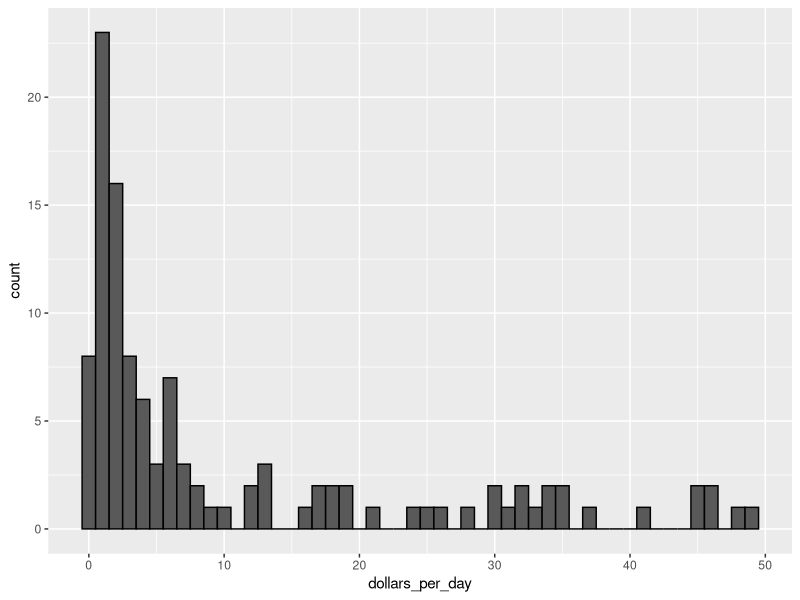
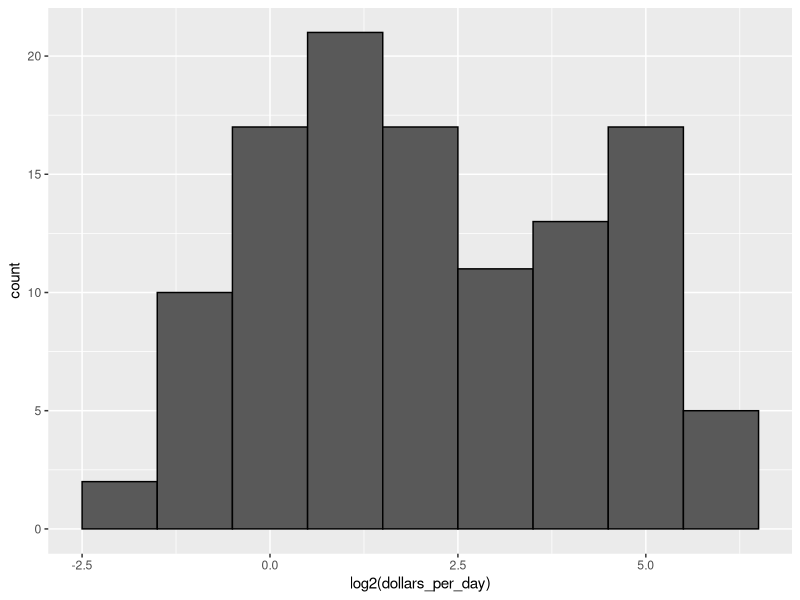
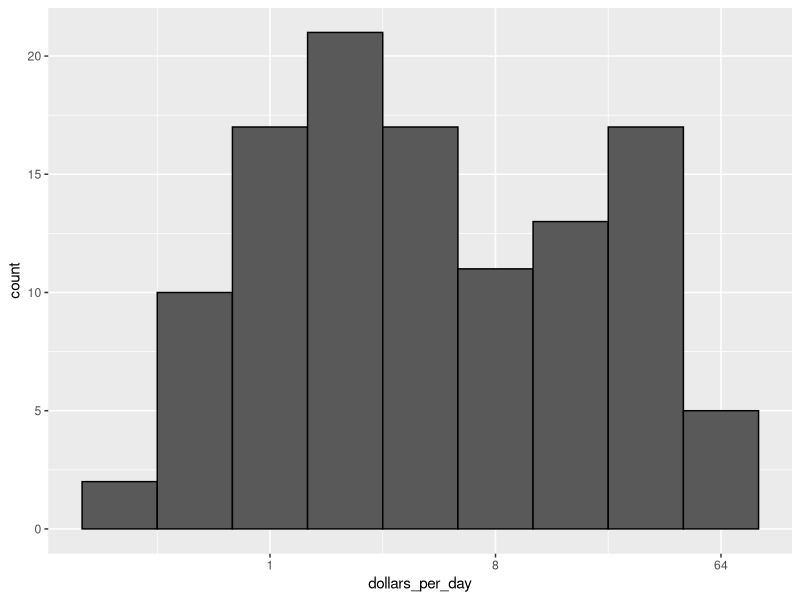
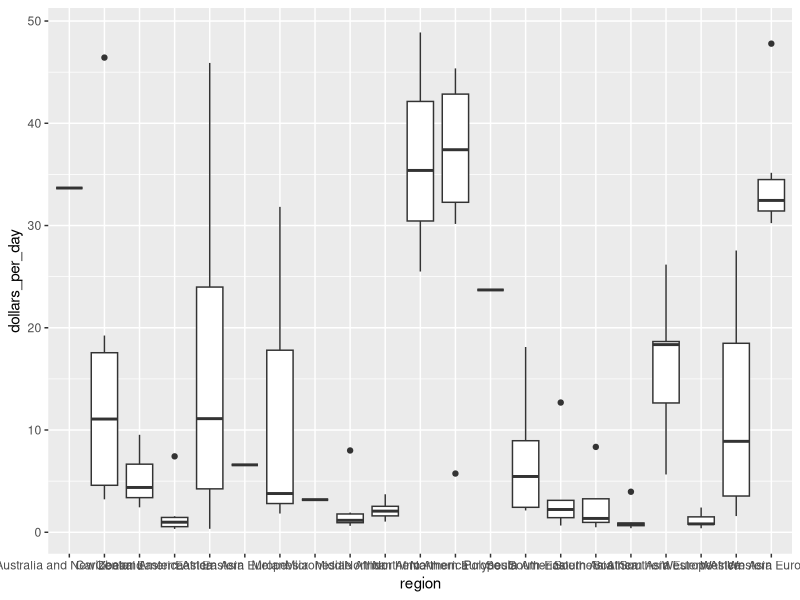
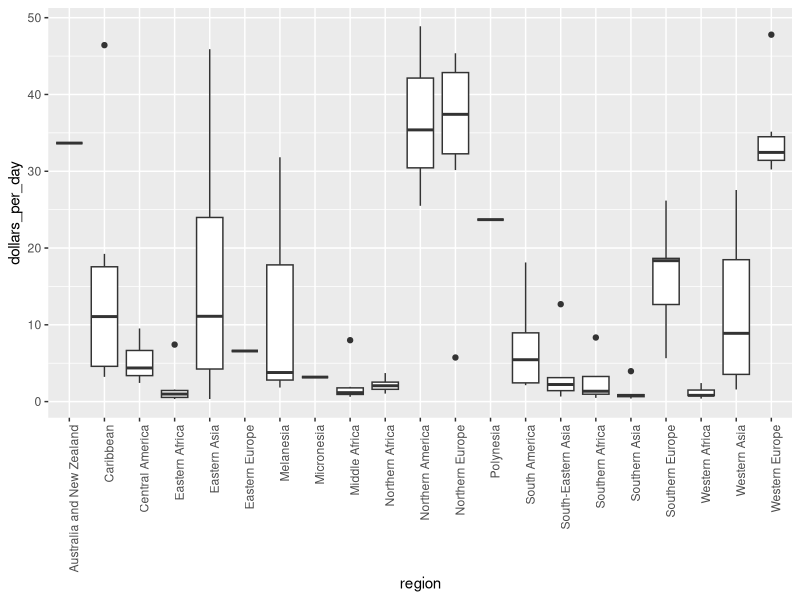
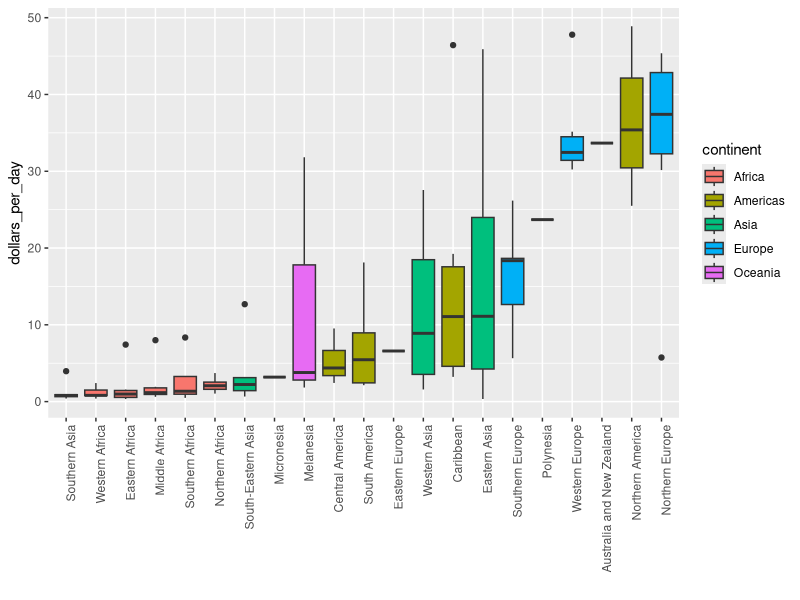
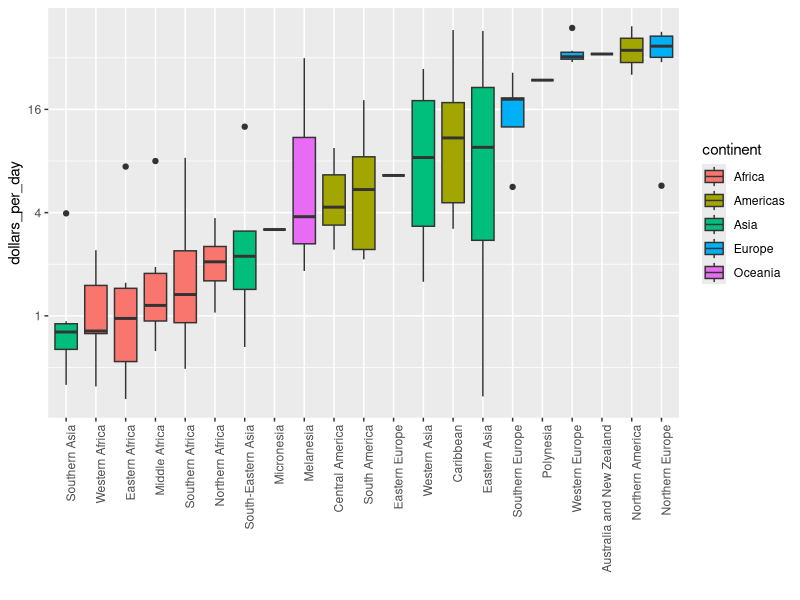
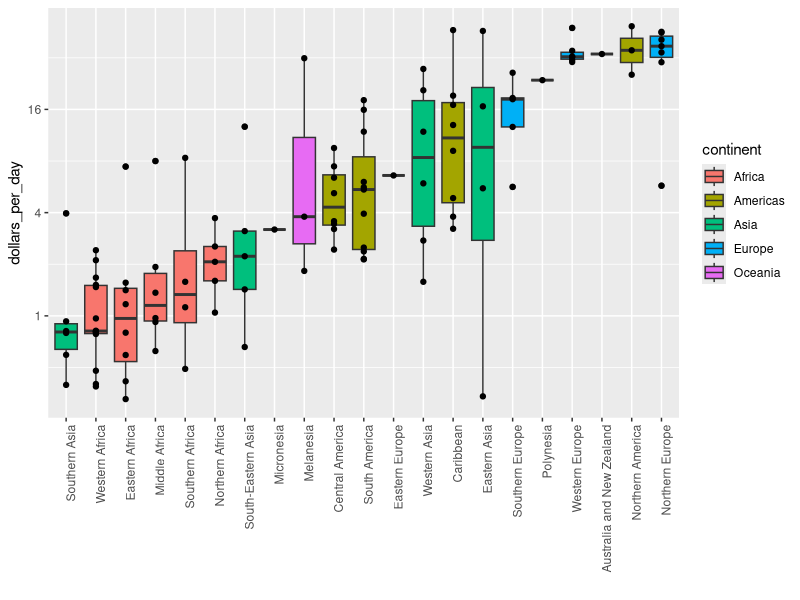

Generate these figures, in order, with R:
library(dslabs)
library(tidyverse)
data(gapminder)
head(gapminder)

#transformations 4.2
#add dolars per day variable
gapminder <- gapminder %>%
  mutate(dollars_per_day = gdp/population/365)

#histogram of dollar per day
past_year <- 1970
gapminder %>%
  filter(year == past_year & !is.na(gdp)) %>%
  ggplot(aes(dollars_per_day)) +
  geom_histogram(binwidth =1 , color = "black")

#repeat histogram with log2 scaled data
gapminder %>%
  filter(year == past_year & !is.na(gdp)) %>%
  ggplot(aes(log2(dollars_per_day))) +
  geom_histogram(binwidth = 1, col= "black")

#repeat histogram with log2 scaled x-axis
gapminder %>%
  filter(year == past_year & !is.na(gdp)) %>%
  ggplot(aes(dollars_per_day)) +
  geom_histogram(binwidth = 1, color = "black") +
  scale_x_continuous(trans = "log2")

#Boxplot of GDP by region
#add dolars oer day variable 
gapminder <- gapminder %>%
  mutate(dollars_per_day = gdp/population/365)

#number of regions
length(levels(gapminder$region))

#boxplot of GDp by region in 1970 
p <- gapminder %>%
  filter(year == past_year & !is.na(gdp)) %>%
  ggplot(aes(region, dollars_per_day))
p +  geom_boxplot()

#rotate names on x-axis
p + geom_boxplot() +
  theme(axis.text.x = element_text(angle = 90, hjust= 1))

#the reorder function
#by default factor order is alphabetical
fac <- factor(c("Asia", "Asia", "West", "West", "West"))
levels(fac)

#reorder factor by the category names
value <- c(10, 11, 12, 6, 4)
fac <- reorder (fac, value, FUN = mean)
levels (fac)

#Enhanced boxplot ordered  by median income, scaled and showing data
#reorder using the median income and color by continent
p <- gapminder %>% 
  filter(year == past_year & !is.na(gdp)) %>%
  mutate(region = reorder(region, dollars_per_day, FUN = median)) %>% #reorder
  ggplot(aes(region, dollars_per_day, fill = continent)) + #color by continent
  geom_boxplot() +
  theme(axis.text.x = element_text(angle = 90, hjust = 1)) +
  xlab("")
p

#log2 scale y-axis
p + scale_y_continuous(trans = "log2")

#add data points
p + scale_y_continuous(trans = "log2") + geom_point(show.legend = FALSE)


#Histogram of income in West versus developing world 
#dollars per day and past year already defined
gapminder <- gapminder %>%
  mutate(dollars_per_day = gdp/population/365)
past_year <- 1970
#define Western countries 
west <- c("Western Europe", "northern Europe", "Southern Europe", "Northern America", "Australia and New Zealand")

#facet by West vs dveloping countries
gapminder %>%
  filter(year == past_year & !is.na(gdp)) %>%
  mutate(group = ifelse(region %in% west, "West", "Developing")) %>%
  ggplot(aes(dollars_per_day)) +
  geom_histogram(binwidth = 1, color= "black") +
  scale_x_continuous(trans = "log2") +
  facet_grid(.~group)

#facet by West/developing and year
present_year <- 2010
gapminder %>%
  filter(year %in% c(past_year, present_year) & !is.na(gdp)) %>%
  mutate(group = ifelse(region %in% west, "West", "Developing")) %>%
  ggplot(aes(dollars_per_day)) +
  geom_histogram(binwidth = 1, color = "black") +
  scale_x_continuous(trans = "log2") +
  facet_grid(year ~ group)

#Income distribution in West versus developing world, only countries with data
#define countries that have data available in both years
country_list_1 <- gapminder %>%
  filter(year ==past_year & !is.na(dollars_per_day)) %>% .$country
country_list_2 <- gapminder %>%
  filter(year == present_year & !is.na(dollars_per_day)) %>% .$country
country_list <- intersect(country_list_1, country_list_2)

#make histogram including only countries with data available in both years
gapminder %>%
  filter(year %in% c(past_year, present_year) & country %in% country_list) %>% #keep only selected countries
  mutate(group = ifelse(region %in% west, "West", "Developing")) %>%
  ggplot(aes(dollars_per_day)) +
  geom_histogram(binwidth = 1, color = "black") +
  scale_x_continuous(trans = "log2") +
  facet_grid(year ~ group)

#Boxplot of income in West vs Developing world, 1970 and 2010
p <- gapminder %>%
  filter(year %in% c(past_year, present_year) & country %in% country_list) %>%
  mutate(region = reorder(region, dollars_per_day, FUN = median)) %>%
  ggplot()+
  theme(axis.text.x = element_text(angle= 90, hjust = 1)) +
  xlab ("") +
  scale_y_continuous(trans = "log2")
p + geom_boxplot (aes(region, dollars_per_day, fill = continent)) +
  facet_grid(year~.)

#arrange matching boxplots next to each other, coloured by year
p + geom_boxplot(aes(region, dollars_per_day, fill = factor(year)))


#faceted smooth density plots
#smooth density plots - area under each curve adds  to 1
gapminder %>%
  filter(year == past_year & country %in% country_list) %>%
  mutate(group = ifelse(region %in% west, "West", "Developing")) %>%
  group_by(group) %>%
  summarize(n = n()) %>%
  knitr ::kable()

#smooth density plots - variable counts on y-axis
p <- gapminder %>%
  filter(year == past_year & country %in% country_list) %>%
  mutate(group = ifelse(region %in% west, "West", "Developing")) %>%
  ggplot(aes(dollars_per_day, y = ..count.., fill = group)) +
  scale_x_continuous(trans = "log2")
p + geom_density(alpha = 0.2, bw = 0.75) +
  facet_grid(year ~.)

#add group as a factor, grouping regions
gapminder <- gapminder %>%
  mutate(group = case_when(
    .$region %in% west ~ "West",
    .$region %in% c("Eastern Asia", "South-Eastern Asia") ~ "East Asia", 
    .$region %in% c("Caribbean", "Central America", "South America") ~ "Latin America",
    .$continent == "Africa" & .$region != "Northern Africa" ~ "Sub-Saharan Africa",
    TRUE ~ "Others"))

#reorder factor levels 
gapminder <- gapminder %>%
  mutate(group = factor(group,levels = c("Others", "Latin America", "East Asia", "Sub-Saharan Africa", "West")))

#must redefine 'p' with the new gapminder object
p <- gapminder %>%
  filter(year %in% c(past_year, present_year) & country %in% country_list) %>%
  ggplot(aes(dollars_per_day, fill = group)) +
  scale_x_continuous(trans = "log2")
# stacked denisty plot
p + geom_density(alpha = 0.2, bw = 0.75, position = "stack") +
  facet_grid(year ~.)

#Weighted stacked density plot 
gapminder %>%
  filter(year %in% c(past_year, present_year) & country %in% country_list) %>%
  group_by(year) %>%
  mutate(weight = population/sum(population*2)) %>%
  ungroup() %>%
  ggplot(aes(dollars_per_day, fill= group, weight = weight)) +
  scale_x_continuous(trans = "log2") +
  geom_density(alpha = 0.2, bw = 0.75, position = "stack") +
  facet_grid (year ~.)
